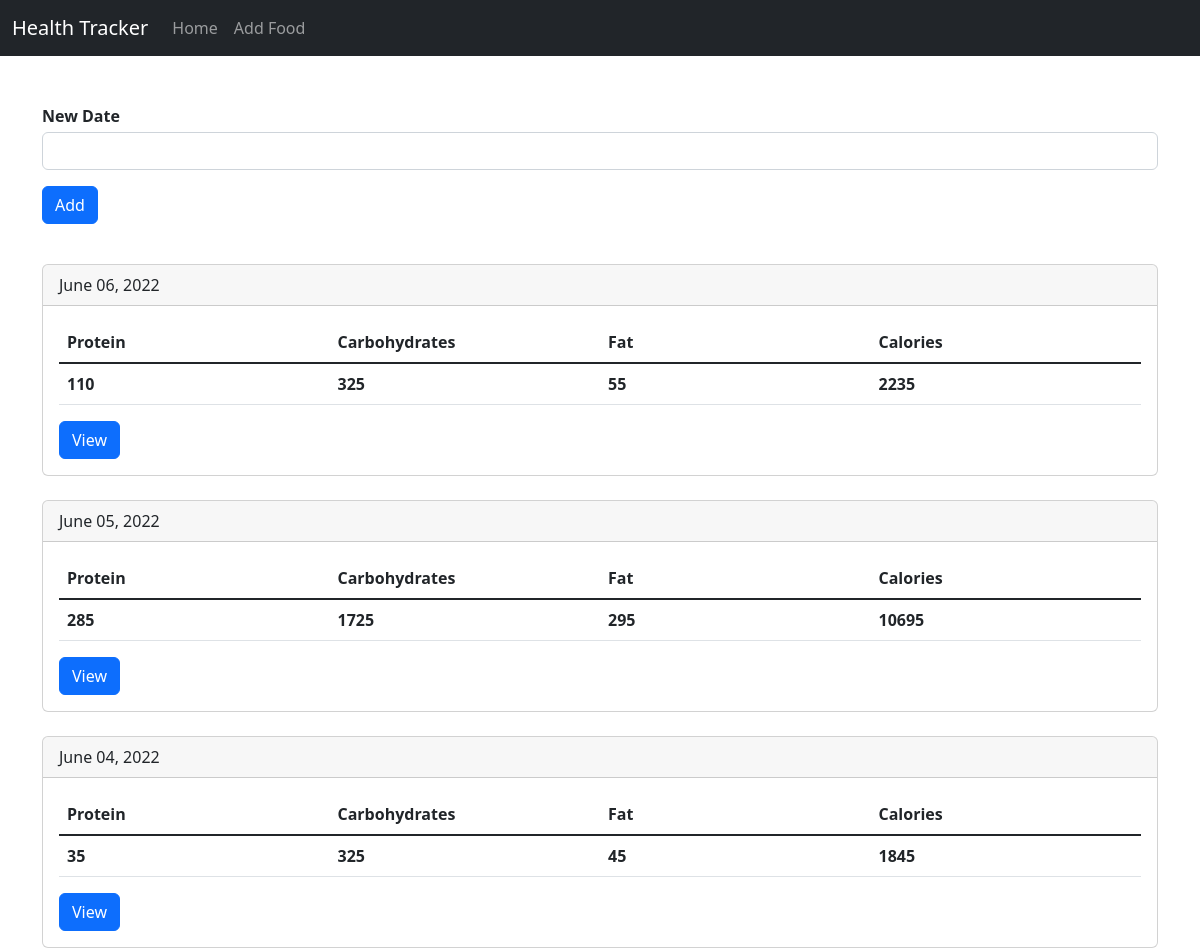
The page / on the database its author committed.
### tables this page shows
CREATE TABLE log_date(
    id integer primary key autoincrement,
    entry_date date not null
);

### app.py (the view)
@app.route("/", methods=['GET','POST'])
def index():
    db = get_db()
    if request.method == 'POST':
        date = request.form['date']
        dt = datetime.strptime(date, '%Y-%m-%d')
        database_date = datetime.strftime(dt, '%Y%m%d')
        db.execute('insert into log_date (entry_date) values (?)',[database_date])
        db.commit()
    cur = db.execute('''select log_date.entry_date,
                        sum(food.protein) as protein,
                        sum(food.carbohydrates) as carbohydrates,
                        sum(food.fat) as fat,
                        sum(food.calories) as calories
                        from log_date
                        left join food_date on food_date.log_date_id = log_date.id
                        left join food on food.id = food_date.food_id
                        group by log_date.id
                        order by log_date.entry_date desc''')
    result = cur.fetchall()
    date_result = []
    for i in result:
        single_date = {}
        single_date['date'] = i['entry_date']
        single_date['protein'] = i['protein']
        single_date['carbohydrates'] = i['carbohydrates']
        single_date['fat'] = i['fat']
        single_date['calories'] = i['calories']
        d = datetime.strptime(str(i['entry_date']), '%Y%m%d')
        single_date['entry_date'] = datetime.strftime(d, '%B %d, %Y')
        date_result.append(single_date)
    return render_template('home.html', result=date_result, )

### database.py (called while the page is built)
def connect_db():
    sql = sqlite3.connect('e:/FlaskProject/HealthTracker/food_log.db')
    sql.row_factory = sqlite3.Row
    return sql

def get_db():
    if not hasattr(g, 'sqlite3_db'):
        g.sqlite_db = connect_db()
        return g.sqlite_db

### templates/home.html (shortened to what this page needs)
{% extends 'base.html' %}
{% block body %}
<div class="mt-5 g-col-12">
    <form action="/" method="POST">
        <div class="mb-1">
            <label for="date-input"><b>New Date</b></label>
        </div>
        <div class="mb-3">
            <input class="form-control" type="text" name="date">
        </div>
        <button type="submit" class="btn btn-primary mb-3">Add</button>
    </form>
</div>
{% for r in result %}
<div class="card mt-4">
    <div class="card-header">
      {{ r.entry_date }}
    </div>
    <div class="card-body">
        <table class="table align-middle">
            <thead>
                <tr>
                    <th class="col-3">Protein</th>
                    <th class="col-3">Carbohydrates</th>
                    <th class="col-3">Fat</th>
                    <th class="col-3">Calories</th>
                </tr>
            </thead>
            <tbody class="table-group-divider">
                <tr>
                    <th>{{r.protein}}</th>
                    <th>{{r.carbohydrates}}</th>
                    <th>{{r.fat}}</th>
                    <th>{{r.calories}}</th>
                </tr>
            </tbody>
        </table>
        <a href="{{ url_for('view', date=r.date)}}" class="btn btn-primary">View</a>
    </div>
</div>
{% endfor %}
{% endblock body %}

### rows shown on the page
log_date: entry_date "June 06, 2022", protein "110", carbohydrates "325", fat "55", calories "2235"
log_date: entry_date "June 05, 2022", protein "285", carbohydrates "1725", fat "295", calories "10695"
log_date: entry_date "June 04, 2022", protein "35", carbohydrates "325", fat "45", calories "1845"
